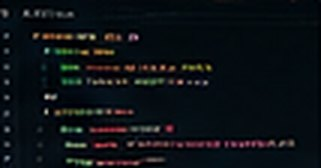
#> input picture aidlc/spaces/default/intents/261010-architect-portfolio/inception/refined-mockups/prototype/assets/draft/cat-code.jpg, 321 x 168 px
$ python -i images.py   (imports and definitions only)
#> lines starting #> are read from the running program, lines starting #| are printed output that depends on the picture
"""Image uploads: validate by content, limit pixels, re-encode without metadata (FR4.2, ADR-006).

1. The size limit (10 MB) is enforced while reading, before any decoding.
2. The file signature decides the type (JPEG, PNG or WebP); the name and declared type are
   ignored. A multi-picture JPEG (MPO) is accepted, and only its primary image is used.
   HEIC is deferred.
3. The header is parsed lazily and the pixel count checked before the full decode; Pillow's
   own decompression-bomb limit is turned into an error as a second line of defence.
4. The decoded pixels are oriented, flattened to RGB and re-encoded into the C8 variants
   (w480, w960, w1600; never upscaled) as WebP and JPEG. The new images carry no EXIF, GPS,
   ICC profile, XMP, comments or thumbnails: only pixels are copied.
5. The original bytes are kept privately; they are never published.
"""

from __future__ import annotations

import hashlib
import io
import secrets
import string
import warnings
from collections.abc import Iterator
from dataclasses import dataclass
from typing import IO

from PIL import Image, ImageOps, UnidentifiedImageError

from portfolio_studio.errors import ImageRejectedError, UploadTooLargeError

MAX_UPLOAD_BYTES = 10 * 1024 * 1024
MAX_PIXELS = 40_000_000
MAX_SIDE = 12_000
VARIANT_WIDTHS: tuple[tuple[str, int], ...] = (("w480", 480), ("w960", 960), ("w1600", 1600))
FORMATS: tuple[str, ...] = ("webp", "jpg")
WEBP_QUALITY = 82
JPEG_QUALITY = 85
BACKGROUND = (14, 13, 11)  # the site's --bg, used to flatten transparency
# The Pillow formats each signature may decode as. MPO (multi-picture JPEG, as phones write
# it) is a JPEG signature too: only its primary image is used (security review LS-6).
FORMATS_BY_SIGNATURE: dict[str, frozenset[str]] = {
    "jpg": frozenset({"JPEG", "MPO"}),
    "png": frozenset({"PNG"}),
    "webp": frozenset({"WEBP"}),
}
ALPHABET = string.ascii_letters + string.digits


def new_asset_ref() -> str:
    return "ast_" + "".join(secrets.choice(ALPHABET) for _ in range(24))


# [6 lines left out: function read_limited, not called in this run]


def sniff(data: bytes) -> str:
    """The image type from the file signature: 'jpg', 'png' or 'webp'."""
    if data.startswith(b"\xff\xd8\xff"):
        return "jpg"
    if data.startswith(b"\x89PNG\r\n\x1a\n"):
        return "png"
    if len(data) >= 12 and data[:4] == b"RIFF" and data[8:12] == b"WEBP":
        return "webp"
    raise ImageRejectedError("only JPEG, PNG and WebP images are accepted (checked by content)")


# [4 lines left out: function variant_widths, not called in this run]


@dataclass(frozen=True)
class Derivative:
    key: str  # "<variant>.<format>"
    data: bytes

    @property
    def sha256(self) -> str:
        return hashlib.sha256(self.data).hexdigest()


@dataclass(frozen=True)
class ProcessedImage:
    """The result of a validated upload."""

    original_extension: str
    width: int
    height: int
    derivatives: tuple[Derivative, ...]


# [72 lines left out: functions _open_checked, _pixels_only, _encode, _variants, not called in this run]


def process_image(data: bytes) -> ProcessedImage:
    """Validate an upload and produce its sanitized derivatives."""
    if len(data) > MAX_UPLOAD_BYTES:
        raise UploadTooLargeError(f"images are limited to {MAX_UPLOAD_BYTES // (1024 * 1024)} MB")
    kind = sniff(data)
    with warnings.catch_warnings():
        warnings.simplefilter("error", Image.DecompressionBombWarning)
        previous = Image.MAX_IMAGE_PIXELS
        Image.MAX_IMAGE_PIXELS = MAX_PIXELS
        try:
            image = _open_checked(data, kind)
            clean = _pixels_only(image)
        except Image.DecompressionBombWarning as error:
            raise ImageRejectedError("the image has too many pixels") from error
        finally:
            Image.MAX_IMAGE_PIXELS = previous
    derivatives = tuple(_variants(clean))
    return ProcessedImage(
        original_extension=kind,
        width=clean.size[0],
        height=clean.size[1],
        derivatives=derivatives,
    )

>>> import cv2
>>> picture = cv2.imread('../../aidlc/spaces/default/intents/261010-architect-portfolio/inception/refined-mockups/prototype/assets/draft/cat-code.jpg', cv2.IMREAD_GRAYSCALE)
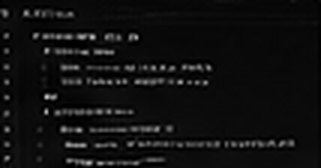
#> picture: shape (168, 321); min 0, max 198, mean 16.6
#> (the run stopped early here; a loop or call above may not have finished)

$ run again, on aidlc/spaces/default/intents/261010-architect-portfolio/inception/refined-mockups/prototype/assets/draft/cat-wood.jpg
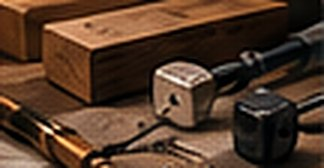
#> input picture aidlc/spaces/default/intents/261010-architect-portfolio/inception/refined-mockups/prototype/assets/draft/cat-wood.jpg, 324 x 168 px
#> `picture = cv2.imread('../../aidlc/spaces/default/intents/261010-archit..`:
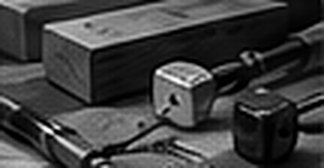
#> picture: shape (168, 324); min 0, max 255, mean 63.1
